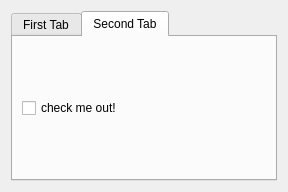
<?xml version="1.0" encoding="UTF-8"?>
<ui version="4.0">
 <class>TabsForm</class>
 <widget class="QWidget" name="TabsForm">
  <property name="geometry">
   <rect>
    <x>0</x>
    <y>0</y>
    <width>288</width>
    <height>192</height>
   </rect>
  </property>
  <property name="windowTitle">
   <string>Tab Example</string>
  </property>
  <layout class="QVBoxLayout" name="top_layout">
   <item>
    <widget class="QTabWidget" name="tab_widget">
     <property name="currentIndex">
      <number>1</number>
     </property>
     <widget class="QWidget" name="first_tab">
      <attribute name="title">
       <string>First Tab</string>
      </attribute>
      <layout class="QVBoxLayout" name="first_tab_layout">
       <item>
        <widget class="QPushButton" name="push_button">
         <property name="text">
          <string>click me!</string>
         </property>
        </widget>
       </item>
      </layout>
     </widget>
     <widget class="QWidget" name="second_tab">
      <attribute name="title">
       <string>Second Tab</string>
      </attribute>
      <layout class="QVBoxLayout" name="second_tab_layout">
       <item>
        <widget class="QCheckBox" name="check_button">
         <property name="text">
          <string>check me out!</string>
         </property>
        </widget>
       </item>
      </layout>
     </widget>
    </widget>
   </item>
  </layout>
 </widget>
 <resources/>
 <connections/>
</ui>
